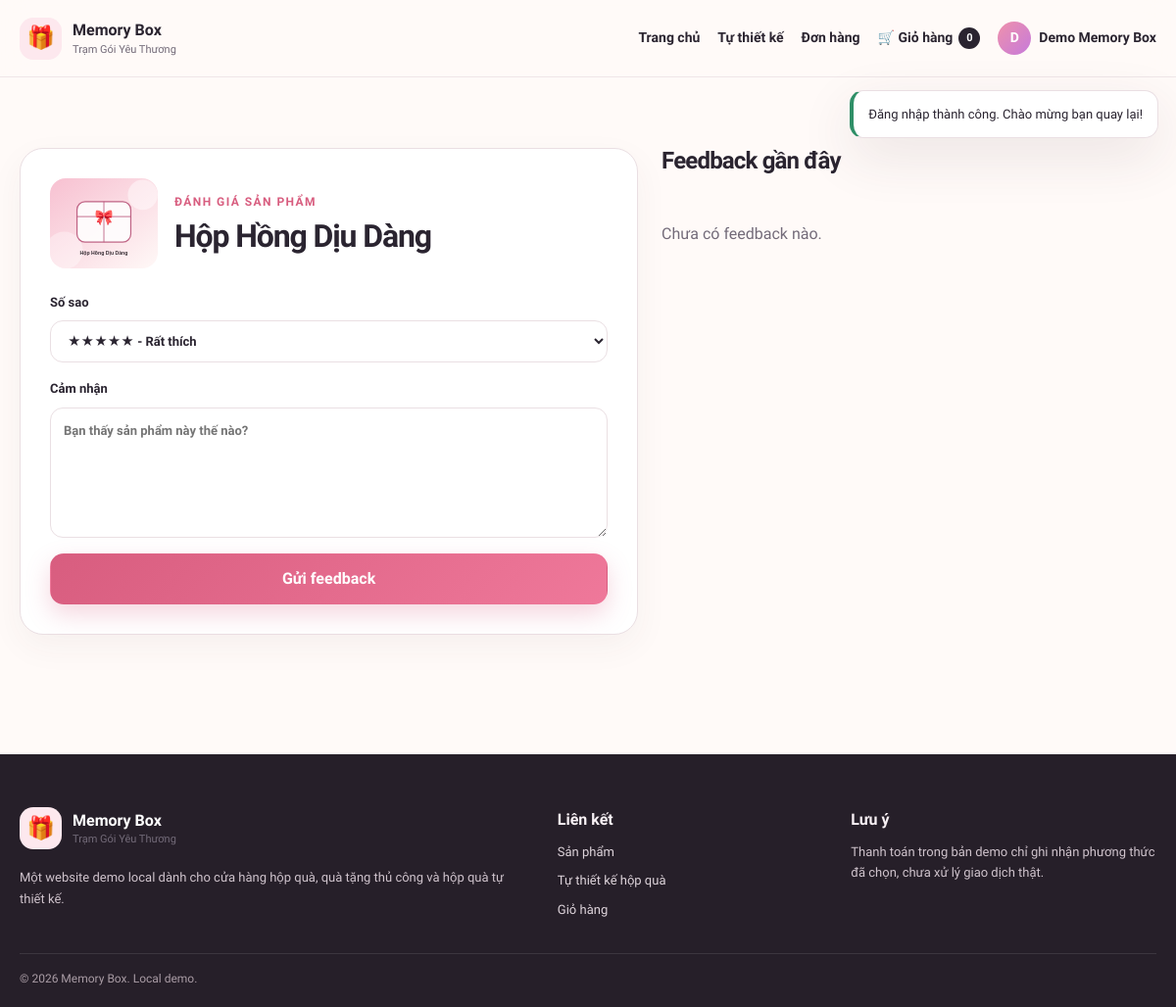
Screenshot of /feedback.php?product_id=1 (signed in) with the database file from the repository.
### tables this page shows
CREATE TABLE users (
    id INT UNSIGNED AUTO_INCREMENT PRIMARY KEY,
    full_name VARCHAR(120) NOT NULL,
    email VARCHAR(190) NOT NULL UNIQUE,
    phone VARCHAR(30) NULL,
    address TEXT NULL,
    avatar_url VARCHAR(500) NULL,
    password_hash VARCHAR(255) NOT NULL,
    created_at TIMESTAMP DEFAULT CURRENT_TIMESTAMP,
    updated_at TIMESTAMP DEFAULT CURRENT_TIMESTAMP ON UPDATE CURRENT_TIMESTAMP
);

CREATE TABLE products (
    id INT UNSIGNED AUTO_INCREMENT PRIMARY KEY,
    name VARCHAR(160) NOT NULL,
    category ENUM('box', 'gift') NOT NULL,
    price DECIMAL(12,2) NOT NULL DEFAULT 0,
    description TEXT NULL,
    image_url VARCHAR(500) NOT NULL,
    is_active TINYINT(1) NOT NULL DEFAULT 1,
    created_at TIMESTAMP DEFAULT CURRENT_TIMESTAMP
);

### includes/helpers.php (called while the page is built, shortened)
<?php
function e(?string $value): string
{
    return htmlspecialchars($value ?? '', ENT_QUOTES, 'UTF-8');
}
function current_user_id(): ?int
{
    return isset($_SESSION['user_id']) ? (int) $_SESSION['user_id'] : null;
}
function consume_flashes(): array
{
    $flashes = $_SESSION['flash'] ?? [];
    return $flashes;
}
function get_user(PDO $pdo, int $userId): ?array
{
    $stmt = $pdo->prepare('SELECT id, full_name, email, phone, address, avatar_url, created_at FROM users WHERE id = ?');
    $stmt->execute([$userId]);
    return $stmt->fetch() ?: null;
}
function cart_count(PDO $pdo, int $userId): int
{
    $stmt = $pdo->prepare('SELECT COALESCE(SUM(quantity), 0) FROM cart_items WHERE user_id = ?');
    $stmt->execute([$userId]);
    $productCount = (int) $stmt->fetchColumn();
    $stmt = $pdo->prepare('SELECT COUNT(*) FROM custom_cart_items WHERE user_id = ?');
    $stmt->execute([$userId]);
    return $productCount + (int) $stmt->fetchColumn();
}

### feedback.php (the view, shortened to what this page needs)
<?php
require_once __DIR__ . '/includes/helpers.php';
require_once __DIR__ . '/config/database.php';
$productId = (int) ($_GET['product_id'] ?? $_POST['product_id'] ?? 0);
$stmt = $pdo->prepare('SELECT id, name, image_url FROM products WHERE id = ?');
$stmt->execute([$productId]);
$product = $stmt->fetch();
$reviews = $pdo->prepare('SELECT f.rating, f.comment, f.created_at, u.full_name FROM feedback f JOIN users u ON u.id = f.user_id WHERE f.product_id = ? ORDER BY f.id DESC');
$reviews->execute([$productId]);
$reviews = $reviews->fetchAll();
require_once __DIR__ . '/includes/header.php';
?>
<section class="section">
    <div class="container feedback-layout">
        <div class="panel">
            <div class="feedback-product"><img src="<?= e($product['image_url']) ?>" alt="<?= e($product['name']) ?>"><div><span class="eyebrow">Đánh giá sản phẩm</span><h1><?= e($product['name']) ?></h1></div></div>
            <form method="post" class="form-stack">
                <label>Số sao<select name="rating"><option value="5">★★★★★ - Rất thích</option></select></label>
                <label>Cảm nhận<textarea name="comment" rows="5" required placeholder="Bạn thấy sản phẩm này thế nào?"></textarea></label>
                <button class="btn btn-primary" type="submit">Gửi feedback</button>
            </form>
        </div>
        <div class="review-list"><h2>Feedback gần đây</h2>
            <?php if (!$reviews): ?><p class="muted">Chưa có feedback nào.</p><?php endif; ?>
        </div>
    </div>
</section>
<?php require_once __DIR__ . '/includes/footer.php'; ?>

### includes/header.php (shortened to what this page needs)
<?php
require_once __DIR__ . '/helpers.php';
require_once __DIR__ . '/../config/database.php';
$userId = current_user_id();
$user = $userId ? get_user($pdo, $userId) : null;
$cartQty = $userId ? cart_count($pdo, $userId) : 0;
$flashes = consume_flashes();
?>
<!doctype html>
<html lang="vi">
<head>
    <link rel="stylesheet" href="assets/css/style.css?v=checkout-1">
</head>
<body>
<header class="site-header">
    <div class="container nav-wrap">
        <a class="brand" href="index.php" aria-label="Memory Box - Trang chủ">
            <span class="brand-mark">🎁</span>
            <span><strong>Memory Box</strong><small>Trạm Gói Yêu Thương</small></span>
        </a>
        <nav class="nav-links" data-menu>
            <a href="index.php">Trang chủ</a>
            <a href="custom-box.php">Tự thiết kế</a>
            <?php if ($user): ?>
                <a href="orders.php">Đơn hàng</a>
                <a class="cart-link" href="cart.php">🛒 Giỏ hàng <span class="cart-badge"><?= $cartQty ?></span></a>
                <a class="avatar-link" href="profile.php" title="Tài khoản của bạn">
                    <span class="avatar-circle"><?= e(mb_strtoupper(mb_substr($user['full_name'], 0, 1))) ?></span>
                    <span class="desktop-only"><?= e($user['full_name']) ?></span>
                </a>
            <?php else: ?>
                <a href="login.php">Đăng nhập</a>
                <a class="btn btn-small btn-primary" href="register.php">Đăng ký</a>
            <?php endif; ?>
        </nav>
    </div>
</header>
<?php if ($flashes): ?>
<div class="toast-stack" aria-live="polite">
    <?php foreach ($flashes as $flash): ?>
        <div class="toast <?= e($flash['type']) ?>" data-toast><?= e($flash['message']) ?></div>
    <?php endforeach; ?>
</div>
<?php endif; ?>
<main>

### assets/css/style.css (style rules this page uses)
:root { --bg: #fffaf8; --paper: #ffffff; --ink: #2a2430; --muted: #736b79; --line: #eadfe3; --rose: #d85d7f; --rose-dark: #b94266; --rose-soft: #fde8ee; --peach: #fff0e6; --lavender: #f1ecff; --green: #2f8f67; --shadow: 0 18px 55px rgba(76, 42, 58, .11); --radius: 24px; }
* { box-sizing: border-box; }
html { scroll-behavior: smooth; }
body { margin: 0; font-family: 'Be Vietnam Pro', system-ui, -apple-system, BlinkMacSystemFont, 'Segoe UI', sans-serif; color: var(--ink); background: var(--bg); line-height: 1.65; }
img { max-width: 100%; display: block; }
a { color: inherit; text-decoration: none; }
button, input, textarea, select { font: inherit; }
button { cursor: pointer; }
.container { width: min(1180px, calc(100% - 40px)); margin-inline: auto; }
.site-header { position: sticky; top: 0; z-index: 50; background: rgba(255, 250, 248, .88); backdrop-filter: blur(18px); border-bottom: 1px solid rgba(234, 223, 227, .75); }
.nav-wrap { min-height: 78px; display: flex; align-items: center; justify-content: space-between; gap: 24px; }
.brand { display: inline-flex; align-items: center; gap: 11px; font-size: 15px; }
.brand-mark { width: 43px; height: 43px; display: grid; place-items: center; background: var(--rose-soft); border-radius: 14px; font-size: 23px; }
.brand span:last-child { display: flex; flex-direction: column; line-height: 1.2; }
.brand strong { font-size: 16px; }
.brand small { color: var(--muted); font-size: 11px; margin-top: 3px; }
.nav-links { display: flex; align-items: center; gap: 18px; font-size: 14px; font-weight: 600; }
.cart-link { display: inline-flex; align-items: center; gap: 6px; }
.cart-badge { min-width: 22px; height: 22px; padding: 0 6px; display: inline-grid; place-items: center; border-radius: 99px; background: var(--ink); color: #fff; font-size: 11px; }
.avatar-link { display: inline-flex; align-items: center; gap: 8px; }
.avatar-circle { width: 34px; height: 34px; display: grid; place-items: center; border-radius: 50%; background: linear-gradient(135deg, #ef91ab, #c67adb); color: #fff; font-weight: 800; }
.btn { display: inline-flex; align-items: center; justify-content: center; gap: 7px; border: 1px solid transparent; border-radius: 14px; padding: 12px 17px; font-weight: 700; transition: .2s ease; min-height: 46px; }
.btn-primary { background: linear-gradient(135deg, var(--rose), #ef789a); color: #fff; box-shadow: 0 10px 24px rgba(216, 93, 127, .25); }
.eyebrow { display: inline-flex; align-items: center; gap: 7px; color: var(--rose); text-transform: uppercase; letter-spacing: .12em; font-size: 12px; font-weight: 800; }
.hero h1, .section h1, .section h2, .auth-card h1, .success-card h1 { line-height: 1.13; letter-spacing: -.035em; }
.section { padding: 72px 0; }
.form-stack { display: grid; gap: 16px; margin-top: 24px; }
.form-stack label, .builder-panel > label { display: grid; gap: 8px; font-size: 13px; font-weight: 700; }
input, textarea, select { width: 100%; border: 1px solid var(--line); background: #fff; border-radius: 13px; padding: 12px 13px; color: var(--ink); outline: none; }
.profile-card, .panel, .builder-panel, .builder-preview, .order-summary { background: #fff; border: 1px solid var(--line); border-radius: 24px; box-shadow: 0 12px 34px rgba(79, 52, 67, .05); }
.panel { padding: 30px; }
.panel h1 { font-size: 36px; margin: 8px 0; }
.feedback-layout { display: grid; grid-template-columns: 1fr .8fr; gap: 24px; align-items: start; }
.feedback-product { display: flex; align-items: center; gap: 17px; }
.feedback-product img { width: 110px; height: 92px; object-fit: cover; border-radius: 16px; }
.feedback-product h1 { margin: 5px 0; font-size: 32px; }
.review-list { display: grid; gap: 12px; }
.review-list h2 { margin-top: 0; }
.review-card small, .muted { color: var(--muted); }
.toast-stack { position: fixed; top: 92px; right: 18px; z-index: 90; display: grid; gap: 10px; }
.toast { min-width: 290px; max-width: 420px; background: #fff; border: 1px solid var(--line); border-radius: 14px; padding: 13px 15px; box-shadow: var(--shadow); transition: .35s ease; font-size: 13px; }
.toast.success { border-left: 4px solid var(--green); }

### rows the page displays
users: full_name "D", full_name "Demo Memory Box"
products: image_url (picture), name "Hộp Hồng Dịu Dàng"

### other values shown
$cartQty "0"
$flash['message'] "Đăng nhập thành công. Chào mừng bạn quay lại!"
